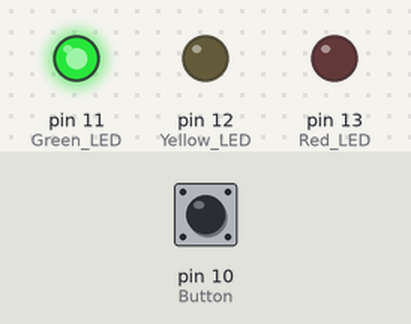
Simulated run of this sketch. Board: Arduino Uno, built with avr-gcc and run on an emulated ATmega328P. On the bench: output pins drawn as LEDs (lit = HIGH). The test bench sets the inputs (shaded band); at power-on: pin 10 (Button) LOW.

Above: at 1.0 s.
At 3.0 s:
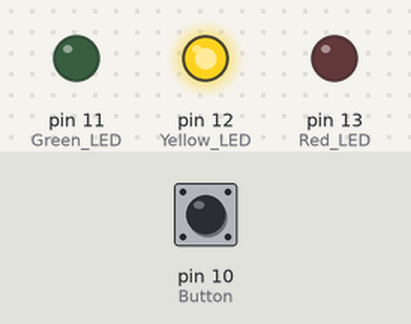
At 5.0 s:
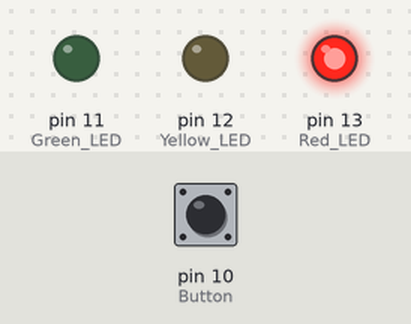
Timing chart, 0 to 7.8 s (numbered marks = the images above):
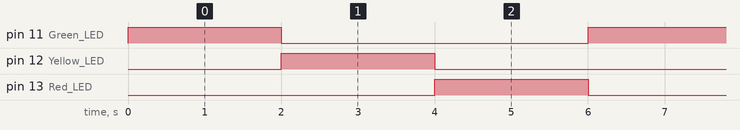

The sketch:

code.ino
```cpp
// C++ Code
//
void setup() {
  pinMode(13, OUTPUT);  // Red LED
  pinMode(12, OUTPUT);  // Yellow LED
  pinMode(11, OUTPUT);  // Green LED
  pinMode(10, INPUT);   // Button
}

void loop(){
digitalWrite(11, HIGH);  // Normal Cycle Starts
digitalWrite(12, LOW);
digitalWrite(13, LOW);
  	for (int i = 0; i < 1000; i += 50) { //  Checks every 50ms for Button
    if (digitalRead(10) == HIGH)
      pedestrian();
    delay(100);
  	}
  digitalWrite(11, LOW);
  digitalWrite(12, LOW);
digitalWrite(13, LOW);

  digitalWrite(12, HIGH);
  digitalWrite(11, LOW);
digitalWrite(13, LOW);
  	for (int i = 0; i < 1000; i += 50) {
    if (digitalRead(10) == HIGH)
      pedestrian();
    delay(100);
  	}
  digitalWrite(12, LOW);
  digitalWrite(11, LOW);
digitalWrite(13, LOW);

  digitalWrite(13, HIGH);
  digitalWrite(12, LOW);
digitalWrite(11, LOW);
  	for (int i = 0; i < 1000; i += 50) {
    if (digitalRead(10) == HIGH)
      pedestrian();
    delay(100);
  	}
  digitalWrite(13, LOW);
  digitalWrite(12, LOW);
digitalWrite(11, LOW);
}

void pedestrian(){  //  Pedestrian case when the button is pressed
digitalWrite(13, HIGH);
  digitalWrite(12, LOW);
  digitalWrite(11, LOW);
  delay(5000);
  digitalWrite(13, LOW);
  digitalWrite(12, LOW);
  digitalWrite(11, LOW);
}
```

Measured:
- by itself, pin 11 (Green_LED), pin 12 (Yellow_LED), pin 13 (Red_LED): alternates HIGH for 2.0 s and LOW for 4.0 s
- by itself, everything shown: repeats every 6.0 s, in 4 steps
